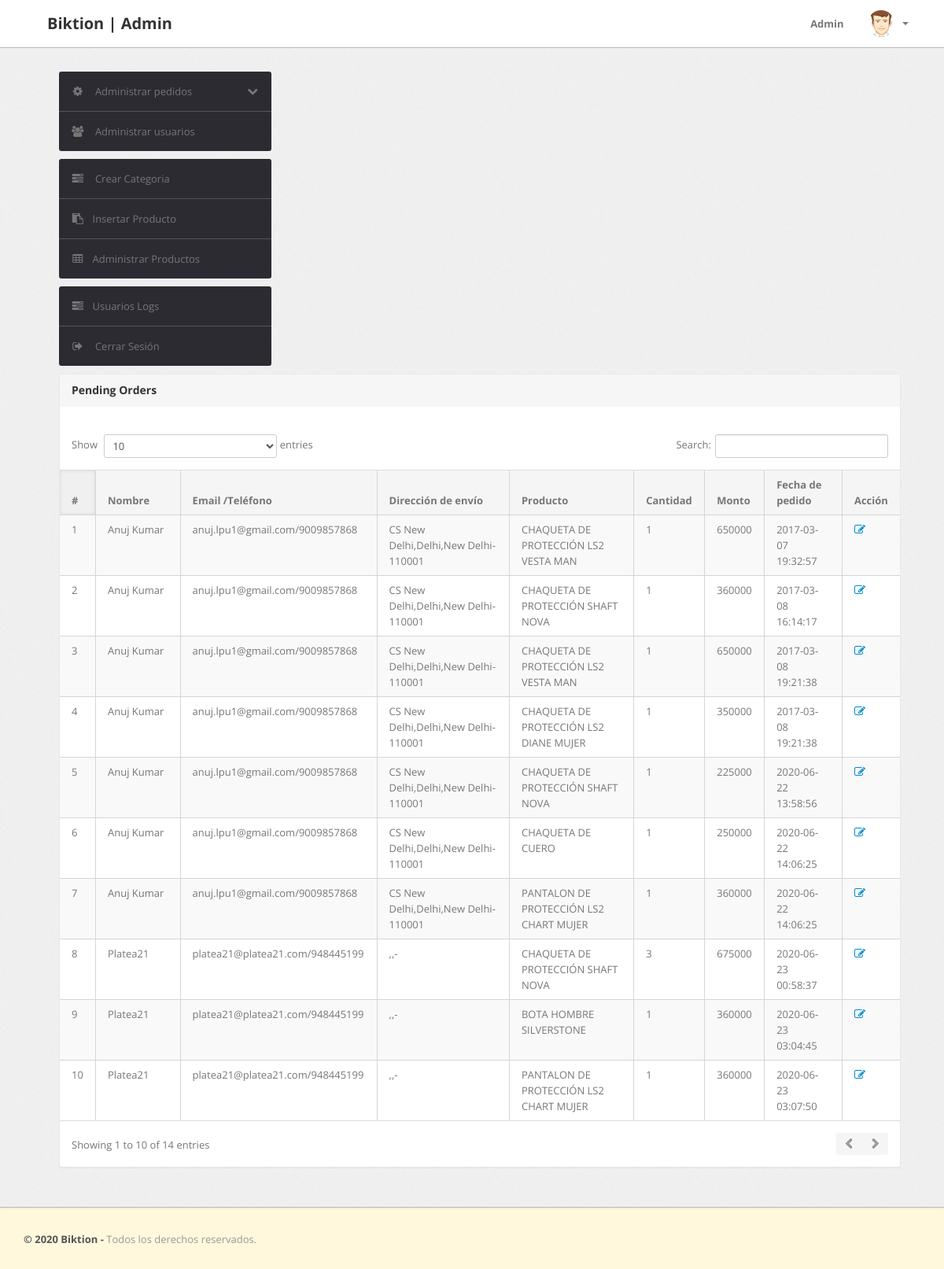
/admin/pending-orders.php (signed in), run on the app's committed database.
### tables this page shows
CREATE TABLE `orders` (
  `id` int(11) NOT NULL,
  `userId` int(11) DEFAULT NULL,
  `productId` varchar(255) DEFAULT NULL,
  `quantity` int(11) DEFAULT NULL,
  `orderDate` timestamp NOT NULL DEFAULT current_timestamp(),
  `paymentMethod` varchar(50) DEFAULT NULL,
  `orderStatus` varchar(55) DEFAULT NULL
);

CREATE TABLE `users` (
  `id` int(11) NOT NULL,
  `name` varchar(255) DEFAULT NULL,
  `email` varchar(255) DEFAULT NULL,
  `contactno` bigint(11) DEFAULT NULL,
  `password` varchar(255) DEFAULT NULL,
  `shippingAddress` longtext DEFAULT NULL,
  `shippingState` varchar(255) DEFAULT NULL,
  `shippingCity` varchar(255) DEFAULT NULL,
  `shippingPincode` int(11) DEFAULT NULL,
  `billingAddress` longtext DEFAULT NULL,
  `billingState` varchar(255) DEFAULT NULL,
  `billingCity` varchar(255) DEFAULT NULL,
  `billingPincode` int(11) DEFAULT NULL,
  `regDate` timestamp NOT NULL DEFAULT current_timestamp(),
  `updationDate` varchar(255) DEFAULT NULL
);

CREATE TABLE `products` (
  `id` int(11) NOT NULL,
  `category` int(11) NOT NULL,
  `subCategory` int(11) DEFAULT NULL,
  `productName` varchar(255) DEFAULT NULL,
  `productCompany` varchar(255) DEFAULT NULL,
  `productPrice` int(11) DEFAULT NULL,
  `productPriceBeforeDiscount` int(11) DEFAULT NULL,
  `productDescription` longtext DEFAULT NULL,
  `productImage1` varchar(255) DEFAULT NULL,
  `productImage2` varchar(255) DEFAULT NULL,
  `productImage3` varchar(255) DEFAULT NULL,
  `shippingCharge` int(11) DEFAULT NULL,
  `productAvailability` varchar(255) DEFAULT NULL,
  `postingDate` timestamp NULL DEFAULT current_timestamp(),
  `updationDate` varchar(255) DEFAULT NULL
);

### admin/pending-orders.php (the view, shortened to what this page needs)
<?php
include('include/config.php');
if(strlen($_SESSION['alogin'])==0)
	{
header('location:index.php');
}
else{
?>
<!DOCTYPE html>
<html lang="es">
<head>
	<link type="text/css" href="bootstrap/css/bootstrap.min.css" rel="stylesheet">
	<link type="text/css" href="bootstrap/css/bootstrap-responsive.min.css" rel="stylesheet">
	<link type="text/css" href="css/theme.css" rel="stylesheet">
	<link type="text/css" href="images/icons/css/font-awesome.css" rel="stylesheet">
</head>
<body>
<?php include('include/header.php');?>
	<div class="wrapper">
		<div class="container">
			<div class="row">
<?php include('include/sidebar.php');?>
			<div class="span11">
					<div class="content">
	<div class="module">
							<div class="module-head">
								<h3>Pending Orders</h3>
							</div>
							<div class="module-body table">
									<br />
								<table cellpadding="0" cellspacing="0" border="0" class="datatable-1 table table-bordered table-striped	 display table-responsive" >
									<thead>
										<tr>
											<th>#</th>
											<th>Nombre</th>
											<th width="50">Email /Teléfono</th>
											<th>Dirección de envío</th>
											<th>Producto </th>
											<th>Cantidad </th>
											<th>Monto </th>
											<th>Fecha de pedido</th>
											<th>Acción</th>
										</tr>
									</thead>
<tbody>
<?php
$status='Delivered';
$query=mysqli_query($con,"select users.name as username,users.email as useremail,users.contactno as usercontact,users.shippingAddress as shippingaddress,users.shippingCity as shippingcity,users.shippingState as shippingstate,users.shippingPincode as shippingpincode,products.productName as productname,products.shippingCharge as shippingcharge,orders.quantity as quantity,orders.orderDate as orderdate,products.productPrice as productprice,orders.id as id  from orders join users on  orders.userId=users.id join products on products.id=orders.productId where orders.orderStatus!='$status' or orders.orderStatus is null");
$cnt=1;
while($row=mysqli_fetch_array($query))
{
?>
										<tr>
											<td><?php echo htmlentities($cnt);?></td>
											<td><?php echo htmlentities($row['username']);?></td>
<td><?php echo htmlentities($row['useremail']);?>/<?php echo htmlentities($row['usercontact']);?></td>
<td><?php echo htmlentities($row['shippingaddress'].",".$row['shippingcity'].",".$row['shippingstate']."-".$row['shippingpincode']);?></td>
											<td><?php echo htmlentities($row['productname']);?></td>
											<td><?php echo htmlentities($row['quantity']);?></td>
											<td><?php echo htmlentities($row['quantity']*$row['productprice']+$row['shippingcharge']);?></td>
											<td><?php echo htmlentities($row['orderdate']);?></td>
											<td>   <a href="updateorder.php?oid=<?php echo htmlentities($row['id']);?>" title="Update order" target="_blank"><i class="icon-edit"></i></a>
											</td>
											</tr>
										<?php $cnt=$cnt+1; } ?>
										</tbody>
								</table>
							</div>
						</div>
					</div>
				</div>
			</div>
		</div>
	</div>
<?php include('include/footer.php');?>
</body>
<?php } ?>

### data on the page
orders: userId.name "Anuj Kumar", userId.email "anuj.lpu1@gmail.com", userId.contactno "9009857868", userId.shippingPincode "CS New Delhi,Delhi,New Delhi-110001", productId.productName "CHAQUETA DE PROTECCIÓN LS2 VESTA MAN", quantity "1", $row['quantity']*$row['productprice']+$row['shippingcharge'] "650000", orderDate "2017-03-07 19:32:57"
orders: userId.name "Anuj Kumar", userId.email "anuj.lpu1@gmail.com", userId.contactno "9009857868", userId.shippingPincode "CS New Delhi,Delhi,New Delhi-110001", productId.productName "CHAQUETA DE PROTECCIÓN SHAFT NOVA", quantity "1", $row['quantity']*$row['productprice']+$row['shippingcharge'] "360000", orderDate "2017-03-08 16:14:17"
orders: userId.name "Anuj Kumar", userId.email "anuj.lpu1@gmail.com", userId.contactno "9009857868", userId.shippingPincode "CS New Delhi,Delhi,New Delhi-110001", productId.productName "CHAQUETA DE PROTECCIÓN LS2 VESTA MAN", quantity "1", $row['quantity']*$row['productprice']+$row['shippingcharge'] "650000", orderDate "2017-03-08 19:21:38"
orders: userId.name "Anuj Kumar", userId.email "anuj.lpu1@gmail.com", userId.contactno "9009857868", userId.shippingPincode "CS New Delhi,Delhi,New Delhi-110001", productId.productName "CHAQUETA DE PROTECCIÓN LS2 DIANE MUJER", quantity "1", $row['quantity']*$row['productprice']+$row['shippingcharge'] "350000", orderDate "2017-03-08 19:21:38"
orders: userId.name "Anuj Kumar", userId.email "anuj.lpu1@gmail.com", userId.contactno "9009857868", userId.shippingPincode "CS New Delhi,Delhi,New Delhi-110001", productId.productName "CHAQUETA DE PROTECCIÓN SHAFT NOVA", quantity "1", $row['quantity']*$row['productprice']+$row['shippingcharge'] "225000", orderDate "2020-06-22 13:58:56"
orders: userId.name "Anuj Kumar", userId.email "anuj.lpu1@gmail.com", userId.contactno "9009857868", userId.shippingPincode "CS New Delhi,Delhi,New Delhi-110001", productId.productName "CHAQUETA DE CUERO", quantity "1", $row['quantity']*$row['productprice']+$row['shippingcharge'] "250000", orderDate "2020-06-22 14:06:25"
orders: userId.name "Anuj Kumar", userId.email "anuj.lpu1@gmail.com", userId.contactno "9009857868", userId.shippingPincode "CS New Delhi,Delhi,New Delhi-110001", productId.productName "PANTALON DE PROTECCIÓN LS2 CHART MUJER", quantity "1", $row['quantity']*$row['productprice']+$row['shippingcharge'] "360000", orderDate "2020-06-22 14:06:25"
orders: userId.name "Platea21", userId.email "platea21@platea21.com", userId.contactno "948445199", userId.shippingPincode ",,-", productId.productName "CHAQUETA DE PROTECCIÓN SHAFT NOVA", quantity "3", $row['quantity']*$row['productprice']+$row['shippingcharge'] "675000", orderDate "2020-06-23 00:58:37"
orders: userId.name "Platea21", userId.email "platea21@platea21.com", userId.contactno "948445199", userId.shippingPincode ",,-", productId.productName "BOTA HOMBRE SILVERSTONE", quantity "1", $row['quantity']*$row['productprice']+$row['shippingcharge'] "360000", orderDate "2020-06-23 03:04:45"
orders: userId.name "Platea21", userId.email "platea21@platea21.com", userId.contactno "948445199", userId.shippingPincode ",,-", productId.productName "PANTALON DE PROTECCIÓN LS2 CHART MUJER", quantity "1", $row['quantity']*$row['productprice']+$row['shippingcharge'] "360000", orderDate "2020-06-23 03:07:50"
